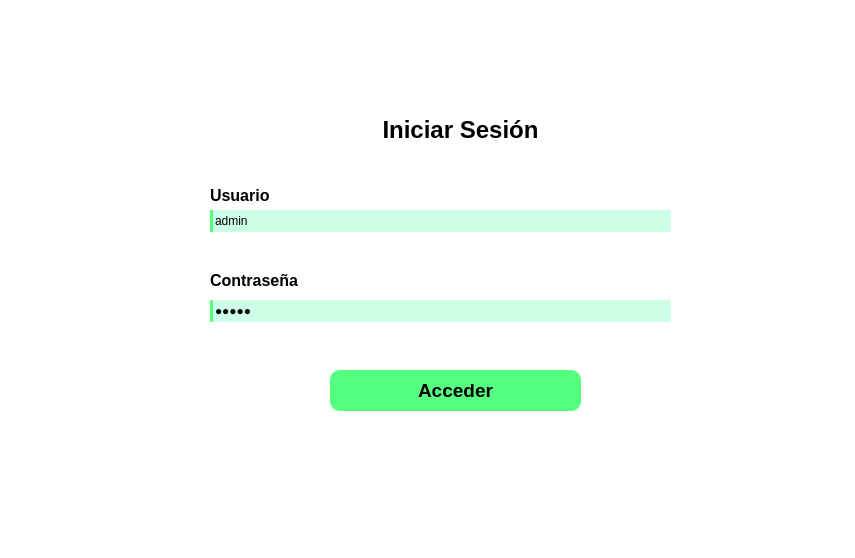
<?xml version="1.0" encoding="UTF-8"?>
<ui version="4.0">
 <class>formLogin</class>
 <widget class="QDialog" name="formLogin">
  <property name="geometry">
   <rect>
    <x>0</x>
    <y>0</y>
    <width>855</width>
    <height>558</height>
   </rect>
  </property>
  <property name="windowTitle">
   <string>Inicio de Sesión</string>
  </property>
  <property name="windowIcon">
   <iconset>
    <normaloff>C:/Users/Adrian/Downloads/iniciar-sesion.png</normaloff>C:/Users/Adrian/Downloads/iniciar-sesion.png</iconset>
  </property>
  <property name="styleSheet">
   <string notr="true">background-color: rgb(255, 255, 255);</string>
  </property>
  <widget class="QLabel" name="label">
   <property name="geometry">
    <rect>
     <x>370</x>
     <y>110</y>
     <width>181</width>
     <height>41</height>
    </rect>
   </property>
   <property name="text">
    <string>&lt;!DOCTYPE HTML PUBLIC &quot;-//W3C//DTD HTML 4.0//EN&quot; &quot;http://www.w3.org/TR/REC-html40/strict.dtd&quot;&gt;
&lt;html&gt;&lt;head&gt;&lt;meta name=&quot;qrichtext&quot; content=&quot;1&quot; /&gt;&lt;meta charset=&quot;utf-8&quot; /&gt;&lt;style type=&quot;text/css&quot;&gt;
p, li { white-space: pre-wrap; }
hr { height: 1px; border-width: 0; }
li.unchecked::marker { content: &quot;\2610&quot;; }
li.checked::marker { content: &quot;\2612&quot;; }
&lt;/style&gt;&lt;/head&gt;&lt;body style=&quot; font-family:'Segoe UI'; font-size:9pt; font-weight:400; font-style:normal;&quot;&gt;
&lt;p align=&quot;center&quot; style=&quot; margin-top:0px; margin-bottom:0px; margin-left:0px; margin-right:0px; -qt-block-indent:0; text-indent:0px;&quot;&gt;&lt;span style=&quot; font-size:18pt; font-weight:700; color:#000000;&quot;&gt;Iniciar Sesión&lt;/span&gt;&lt;/p&gt;&lt;/body&gt;&lt;/html&gt;</string>
   </property>
  </widget>
  <widget class="QLabel" name="label_2">
   <property name="geometry">
    <rect>
     <x>210</x>
     <y>180</y>
     <width>181</width>
     <height>31</height>
    </rect>
   </property>
   <property name="font">
    <font>
     <bold>true</bold>
    </font>
   </property>
   <property name="text">
    <string>&lt;!DOCTYPE HTML PUBLIC &quot;-//W3C//DTD HTML 4.0//EN&quot; &quot;http://www.w3.org/TR/REC-html40/strict.dtd&quot;&gt;
&lt;html&gt;&lt;head&gt;&lt;meta name=&quot;qrichtext&quot; content=&quot;1&quot; /&gt;&lt;meta charset=&quot;utf-8&quot; /&gt;&lt;style type=&quot;text/css&quot;&gt;
p, li { white-space: pre-wrap; }
hr { height: 1px; border-width: 0; }
li.unchecked::marker { content: &quot;\2610&quot;; }
li.checked::marker { content: &quot;\2612&quot;; }
&lt;/style&gt;&lt;/head&gt;&lt;body style=&quot; font-family:'Segoe UI'; font-size:9pt; font-weight:700; font-style:normal;&quot;&gt;
&lt;p style=&quot; margin-top:0px; margin-bottom:0px; margin-left:0px; margin-right:0px; -qt-block-indent:0; text-indent:0px;&quot;&gt;&lt;span style=&quot; font-size:12pt; color:#000000;&quot;&gt;Usuario&lt;/span&gt;&lt;/p&gt;&lt;/body&gt;&lt;/html&gt;</string>
   </property>
  </widget>
  <widget class="QLabel" name="label_3">
   <property name="geometry">
    <rect>
     <x>210</x>
     <y>270</y>
     <width>181</width>
     <height>21</height>
    </rect>
   </property>
   <property name="text">
    <string>&lt;!DOCTYPE HTML PUBLIC &quot;-//W3C//DTD HTML 4.0//EN&quot; &quot;http://www.w3.org/TR/REC-html40/strict.dtd&quot;&gt;
&lt;html&gt;&lt;head&gt;&lt;meta name=&quot;qrichtext&quot; content=&quot;1&quot; /&gt;&lt;meta charset=&quot;utf-8&quot; /&gt;&lt;style type=&quot;text/css&quot;&gt;
p, li { white-space: pre-wrap; }
hr { height: 1px; border-width: 0; }
li.unchecked::marker { content: &quot;\2610&quot;; }
li.checked::marker { content: &quot;\2612&quot;; }
&lt;/style&gt;&lt;/head&gt;&lt;body style=&quot; font-family:'Segoe UI'; font-size:9pt; font-weight:400; font-style:normal;&quot;&gt;
&lt;p style=&quot; margin-top:0px; margin-bottom:0px; margin-left:0px; margin-right:0px; -qt-block-indent:0; text-indent:0px;&quot;&gt;&lt;span style=&quot; font-size:12pt; font-weight:700; color:#000000;&quot;&gt;Contraseña&lt;/span&gt;&lt;/p&gt;&lt;/body&gt;&lt;/html&gt;</string>
   </property>
  </widget>
  <widget class="QLineEdit" name="txtUser">
   <property name="geometry">
    <rect>
     <x>210</x>
     <y>210</y>
     <width>461</width>
     <height>22</height>
    </rect>
   </property>
   <property name="font">
    <font>
     <bold>false</bold>
    </font>
   </property>
   <property name="cursor">
    <cursorShape>IBeamCursor</cursorShape>
   </property>
   <property name="toolTip">
    <string>&lt;html&gt;&lt;head/&gt;&lt;body&gt;&lt;p&gt;&lt;span style=&quot; color:#000000;&quot;&gt;Usuario&lt;/span&gt;&lt;/p&gt;&lt;/body&gt;&lt;/html&gt;</string>
   </property>
   <property name="styleSheet">
    <string notr="true">color: rgb(0, 0, 0);
border: none;
border-left: 3px solid rgb(85, 255, 127);
background-color: rgba(0, 255, 127, 50);
border-radius: 1px;</string>
   </property>
   <property name="text">
    <string>admin</string>
   </property>
   <property name="placeholderText">
    <string>Ingrese su usuario</string>
   </property>
  </widget>
  <widget class="QLineEdit" name="txtPassword">
   <property name="geometry">
    <rect>
     <x>210</x>
     <y>300</y>
     <width>461</width>
     <height>22</height>
    </rect>
   </property>
   <property name="font">
    <font>
     <bold>false</bold>
    </font>
   </property>
   <property name="toolTip">
    <string>&lt;html&gt;&lt;head/&gt;&lt;body&gt;&lt;p&gt;&lt;span style=&quot; color:#000000;&quot;&gt;Usuario&lt;/span&gt;&lt;/p&gt;&lt;/body&gt;&lt;/html&gt;</string>
   </property>
   <property name="styleSheet">
    <string notr="true">color: rgb(0, 0, 0);
border: none;
border-left: 3px solid rgb(85, 255, 127);
background-color: rgba(0, 255, 127, 50);
border-radius: 1px;</string>
   </property>
   <property name="text">
    <string>admin</string>
   </property>
   <property name="echoMode">
    <enum>QLineEdit::EchoMode::Password</enum>
   </property>
   <property name="placeholderText">
    <string>Ingrese su contraseña</string>
   </property>
  </widget>
  <widget class="QPushButton" name="btnLogin">
   <property name="geometry">
    <rect>
     <x>330</x>
     <y>370</y>
     <width>251</width>
     <height>41</height>
    </rect>
   </property>
   <property name="font">
    <font>
     <pointsize>14</pointsize>
     <bold>true</bold>
    </font>
   </property>
   <property name="cursor">
    <cursorShape>PointingHandCursor</cursorShape>
   </property>
   <property name="styleSheet">
    <string notr="true">background-color: rgb(85, 255, 127);
color: rgb(0, 0, 0);
border-radius: 10px;
border: none;</string>
   </property>
   <property name="text">
    <string>Acceder</string>
   </property>
  </widget>
  <widget class="QLabel" name="lblUserError">
   <property name="geometry">
    <rect>
     <x>215</x>
     <y>235</y>
     <width>161</width>
     <height>16</height>
    </rect>
   </property>
   <property name="text">
    <string/>
   </property>
  </widget>
  <widget class="QLabel" name="lblPasswordError">
   <property name="geometry">
    <rect>
     <x>215</x>
     <y>325</y>
     <width>161</width>
     <height>16</height>
    </rect>
   </property>
   <property name="text">
    <string/>
   </property>
  </widget>
  <widget class="QLabel" name="label_4">
   <property name="geometry">
    <rect>
     <x>430</x>
     <y>40</y>
     <width>61</width>
     <height>71</height>
    </rect>
   </property>
   <property name="text">
    <string/>
   </property>
   <property name="pixmap">
    <pixmap>C:/Users/Adrian/Downloads/iniciar-sesion.png</pixmap>
   </property>
  </widget>
 </widget>
 <resources/>
 <connections/>
</ui>
